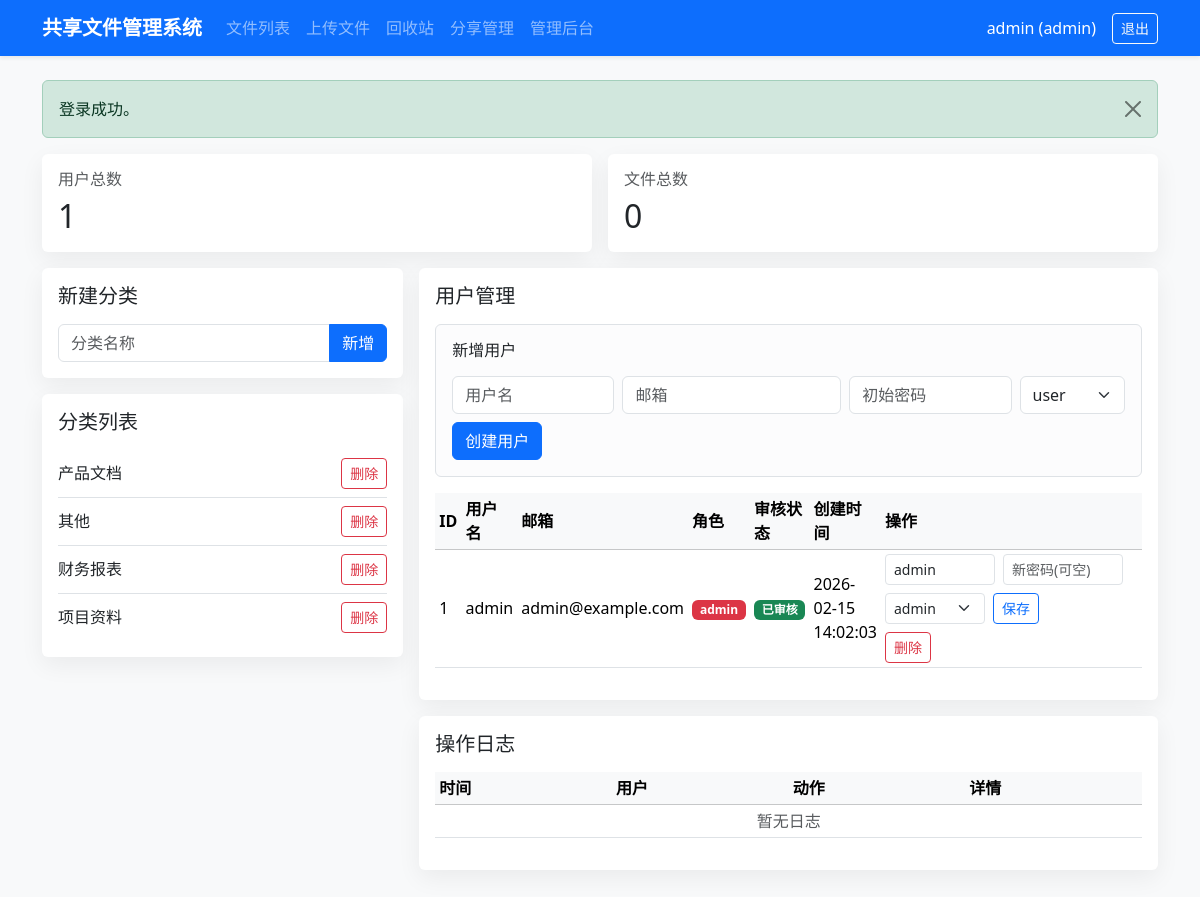
/admin.php (signed in), run on the app's committed database.
### tables this page shows
CREATE TABLE IF NOT EXISTS `users` (
  `id` INT UNSIGNED NOT NULL AUTO_INCREMENT,
  `username` VARCHAR(50) NOT NULL,
  `email` VARCHAR(120) NOT NULL,
  `password_hash` VARCHAR(255) NOT NULL,
  `role` ENUM('admin','user') NOT NULL DEFAULT 'user',
  `is_approved` TINYINT(1) NOT NULL DEFAULT 0,
  `approved_at` DATETIME NULL DEFAULT NULL,
  `created_at` TIMESTAMP NOT NULL DEFAULT CURRENT_TIMESTAMP,
  `updated_at` TIMESTAMP NOT NULL DEFAULT CURRENT_TIMESTAMP ON UPDATE CURRENT_TIMESTAMP,
  PRIMARY KEY (`id`),
  UNIQUE KEY `uk_users_username` (`username`),
  UNIQUE KEY `uk_users_email` (`email`)
);

CREATE TABLE IF NOT EXISTS `categories` (
  `id` INT UNSIGNED NOT NULL AUTO_INCREMENT,
  `name` VARCHAR(100) NOT NULL,
  `created_at` TIMESTAMP NOT NULL DEFAULT CURRENT_TIMESTAMP,
  PRIMARY KEY (`id`),
  UNIQUE KEY `uk_categories_name` (`name`)
);

### config.php (called while the page is built, shortened)
<?php
function e(string $value): string
{
    return htmlspecialchars($value, ENT_QUOTES | ENT_SUBSTITUTE, 'UTF-8');
}
function get_flash(): ?array
{
    $flash = $_SESSION['flash'];
    return $flash;
}

### auth.php (called while the page is built, shortened)
<?php
require_once __DIR__ . '/config.php';
function current_user(): ?array
{
    return $_SESSION['user'] ?? null;
}

### functions.php (called while the page is built, shortened)
<?php
require_once __DIR__ . '/config.php';
function get_categories(PDO $pdo): array
{
    $stmt = $pdo->query('SELECT id, name FROM categories ORDER BY name ASC');
    return $stmt->fetchAll();
}

### admin.php (the view, shortened to what this page needs)
<?php
require_once __DIR__ . '/auth.php';
require_once __DIR__ . '/functions.php';
$pdo = db();
$userCount = (int) $pdo->query('SELECT COUNT(*) FROM users')->fetchColumn();
$fileCount = (int) $pdo->query('SELECT COUNT(*) FROM files WHERE deleted_at IS NULL')->fetchColumn();
$categories = get_categories($pdo);
$users = $pdo->query('SELECT id, username, email, role, is_approved, approved_at, created_at FROM users ORDER BY created_at DESC')->fetchAll();
$logsStmt = $pdo->query('SELECT l.action, l.detail, l.created_at, u.username, f.original_name
                         FROM file_logs l
                         INNER JOIN users u ON u.id = l.user_id
                         LEFT JOIN files f ON f.id = l.file_id
                         ORDER BY l.created_at DESC
                         LIMIT 30');
$logs = $logsStmt->fetchAll();
require __DIR__ . '/partials/header.php';
?>
<div class="row g-3 mb-3">
    <div class="col-md-6">
        <div class="card border-0 card-shadow h-100">
            <div class="card-body">
                <h6 class="text-muted">用户总数</h6>
                <h2 class="mb-0"><?= $userCount ?></h2>
            </div>
        </div>
    </div>
    <div class="col-md-6">
        <div class="card border-0 card-shadow h-100">
            <div class="card-body">
                <h6 class="text-muted">文件总数</h6>
                <h2 class="mb-0"><?= $fileCount ?></h2>
            </div>
        </div>
    </div>
</div>
<div class="row g-3">
    <div class="col-lg-4">
        <div class="card border-0 card-shadow mb-3">
            <div class="card-body">
                <h5 class="mb-3">新建分类</h5>
                <form method="post">
                    <div class="input-group">
                        <input type="text" name="name" class="form-control" placeholder="分类名称" required>
                        <button class="btn btn-primary" type="submit">新增</button>
                    </div>
                </form>
            </div>
        </div>
        <div class="card border-0 card-shadow">
            <div class="card-body">
                <h5 class="mb-3">分类列表</h5>
                <?php if (!$categories): ?>
                    <p class="text-muted mb-0">暂无分类</p>
                <?php else: ?>
                    <ul class="list-group list-group-flush">
                        <?php foreach ($categories as $category): ?>
                            <li class="list-group-item d-flex justify-content-between align-items-center px-0">
                                <span><?= e($category['name']) ?></span>
                                <form method="post" onsubmit="return confirm('确认删除该分类？');">
                                    <button class="btn btn-sm btn-outline-danger" type="submit">删除</button>
                                </form>
                            </li>
                        <?php endforeach; ?>
                    </ul>
                <?php endif; ?>
            </div>
        </div>
    </div>
    <div class="col-lg-8">
        <div class="card border-0 card-shadow mb-3">
            <div class="card-body">
                <h5 class="mb-3">用户管理</h5>
                <div class="border rounded p-3 mb-3 bg-light-subtle">
                    <h6 class="mb-3">新增用户</h6>
                    <form method="post" class="row g-2">
                        <div class="col-md-3">
                            <input type="text" class="form-control" name="username" placeholder="用户名" required>
                        </div>
                        <div class="col-md-4">
                            <input type="email" class="form-control" name="email" placeholder="邮箱" required>
                        </div>
                        <div class="col-md-3">
                            <input type="password" class="form-control" name="password" placeholder="初始密码" required>
                        </div>
                        <div class="col-md-2">
                            <select name="role" class="form-select">
                                <option value="user">user</option>
                            </select>
                        </div>
                        <div class="col-12 d-grid d-md-block">
                            <button class="btn btn-primary" type="submit">创建用户</button>
                        </div>
                    </form>
                </div>
                <div class="table-responsive">
                    <table class="table table-sm table-hover align-middle">
                        <thead class="table-light">
                        <tr>
                            <th>ID</th>
                            <th>用户名</th>
                            <th>邮箱</th>
                            <th>角色</th>
                            <th>审核状态</th>
                            <th>创建时间</th>
                            <th style="width: 320px;">操作</th>
                        </tr>
                        </thead>
                        <tbody>
                        <?php if (!$users): ?>
                            <tr><td colspan="7" class="text-center text-muted">暂无用户</td></tr>
                        <?php else: ?>
                            <?php foreach ($users as $managedUser): ?>
                                <tr>
                                    <td><?= (int) $managedUser['id'] ?></td>
                                    <td><?= e($managedUser['username']) ?></td>
                                    <td><?= e($managedUser['email']) ?></td>
                                    <td><span class="badge text-bg-<?= $managedUser['role'] === 'admin' ? 'danger' : 'secondary' ?>"><?= e($managedUser['role']) ?></span></td>
                                    <td>
                                        <?php if ((int) $managedUser['is_approved'] === 1): ?>
                                            <span class="badge text-bg-success">已审核</span>
                                        <?php else: ?>
                                            <span class="badge text-bg-warning">待审核</span>
                                        <?php endif; ?>
                                    </td>
                                    <td><?= e($managedUser['created_at']) ?></td>
                                    <td>
                                        <form method="post" class="d-flex flex-wrap gap-2 align-items-center">
                                            <input type="text" name="username" class="form-control form-control-sm" style="max-width: 110px;" value="<?= e($managedUser['username']) ?>" required>
                                            <input type="password" name="password" class="form-control form-control-sm" style="max-width: 120px;" placeholder="新密码(可空)">
                                            <select name="role" class="form-select form-select-sm" style="max-width: 100px;">
                                                <option value="admin" <?= $managedUser['role'] === 'admin' ? 'selected' : '' ?>>admin</option>
                                            </select>
                                            <button class="btn btn-sm btn-outline-primary" type="submit">保存</button>
                                        </form>
                                        <form method="post" class="mt-2" onsubmit="return confirm('确认删除该用户？');">
                                            <button class="btn btn-sm btn-outline-danger" type="submit">删除</button>
                                        </form>
                                    </td>
                                </tr>
                            <?php endforeach; ?>
                        <?php endif; ?>
                        </tbody>
                    </table>
                </div>
            </div>
        </div>
        <div class="card border-0 card-shadow">
            <div class="card-body">
                <h5 class="mb-3">操作日志</h5>
                <div class="table-responsive">
                    <table class="table table-sm table-hover">
                        <thead class="table-light">
                        <tr>
                            <th>时间</th>
                            <th>用户</th>
                            <th>动作</th>
                            <th>详情</th>
                        </tr>
                        </thead>
                        <tbody>
                        <?php if (!$logs): ?>
                            <tr><td colspan="4" class="text-center text-muted">暂无日志</td></tr>
                        <?php endif; ?>
                        </tbody>
                    </table>
                </div>
            </div>
        </div>
    </div>
</div>
<?php require __DIR__ . '/partials/footer.php';

### partials/header.php (shortened to what this page needs)
<?php
require_once __DIR__ . '/../auth.php';
$flash = get_flash();
$user = current_user();
?>
<!doctype html>
<html lang="zh-CN">
<head>
    <link href="https://cdn.jsdelivr.net/npm/bootstrap@5.3.3/dist/css/bootstrap.min.css" rel="stylesheet">
    <link href="assets/style.css" rel="stylesheet">
</head>
<body class="bg-light">
<nav class="navbar navbar-expand-lg navbar-dark bg-primary shadow-sm">
    <div class="container">
        <a class="navbar-brand fw-semibold" href="index.php"><?= e(APP_NAME) ?></a>
        <div class="collapse navbar-collapse" id="appNav">
            <?php if ($user): ?>
                <ul class="navbar-nav me-auto mb-2 mb-lg-0">
                    <li class="nav-item"><a class="nav-link" href="index.php">文件列表</a></li>
                    <li class="nav-item"><a class="nav-link" href="upload.php">上传文件</a></li>
                    <?php if (($user['role'] ?? '') === 'admin'): ?>
                        <li class="nav-item"><a class="nav-link" href="recycle_bin.php">回收站</a></li>
                        <li class="nav-item"><a class="nav-link" href="share_manage.php">分享管理</a></li>
                        <li class="nav-item"><a class="nav-link" href="admin.php">管理后台</a></li>
                    <?php endif; ?>
                </ul>
                <div class="d-flex align-items-center gap-3 text-white">
                    <span><?= e($user['username']) ?> (<?= e($user['role']) ?>)</span>
                    <a class="btn btn-outline-light btn-sm" href="logout.php">退出</a>
                </div>
            <?php endif; ?>
        </div>
    </div>
</nav>
<main class="container py-4">
    <?php if ($flash): ?>
        <div class="alert alert-<?= e($flash['type']) ?> alert-dismissible fade show" role="alert">
            <?= e($flash['message']) ?>
            <button type="button" class="btn-close" data-bs-dismiss="alert"></button>
        </div>
    <?php endif; ?>

### partials/footer.php (shortened to what this page needs)
</main>
</body>
</html>

### assets/style.css (style rules this page uses)
.card-shadow { box-shadow: 0 8px 24px rgba(0, 0, 0, 0.06); }
.table td, .table th { vertical-align: middle; }
a { color:#0b66d6; text-decoration: none; }

### data on the page
users: username "admin", role "admin", id "1", email "admin@example.com", is_approved "已审核", created_at "2026-02-15 14:02:03"
categories: name "产品文档"
categories: name "其他"
categories: name "财务报表"
categories: name "项目资料"

### other printed values
APP_NAME "共享文件管理系统"
$flash['message'] "登录成功。"
$userCount "1"
$fileCount "0"
